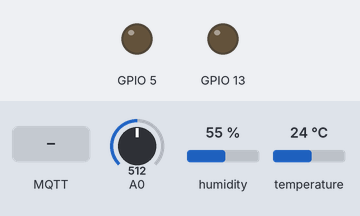
A sketch run on a simulated ESP8266 (NodeMCU). On the bench: output pins drawn as LEDs (lit = HIGH). The test bench sets the inputs (shaded band); at power-on: A0 = 512, humidity 55 %, temperature 24 °C. WiFi joins after 1.5 s; servers stay silent unless stated; random numbers use the default seed unless the sketch sets one; no MQTT or app messages arrive unless stated; what the sketch prints to the serial monitor is not drawn.

Above: at 2.7 s.
2.8 s: MQTT message "a" arrives on the first subscribed topic
At 3.2 s:
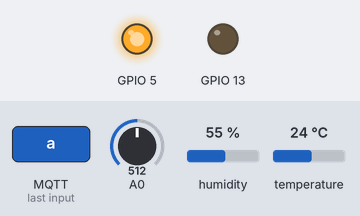
4.3 s: MQTT message "c" arrives on the first subscribed topic
At 5.5 s:
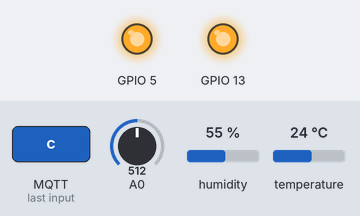
5.8 s: MQTT message "b" arrives on the first subscribed topic
At 6.7 s:
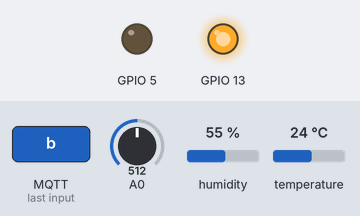
Timing chart, 0 to 8.8 s (numbered marks = the images above; inputs shaded):
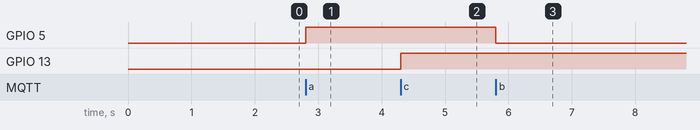

Measured:
- after the input at 2.8 s, GPIO 5: LOW → HIGH at once
- after the input at 4.3 s, GPIO 13: LOW → HIGH at once
- after the input at 5.8 s, GPIO 5: HIGH → LOW at once

The sketch:

hoan_chinh.ino
```cpp
#include <ESP8266WiFi.h>
#include <PubSubClient.h>
#include <TaskScheduler.h> // thu vien de xu li da luong
#include <DHT.h>

#define DHTPIN 4 // Chân DATA của DHT11 kết nối với D2 trên ESP8266
#define DHTTYPE DHT11
DHT dht(DHTPIN, DHTTYPE);

const char* ssid = "hoangvanan";
const char* password = "hoangvanan";

#define MQTT_SERVER "broker.hivemq.com"
#define MQTT_PORT 1883
#define MQTT_USER "hoangvanan"
#define MQTT_PASSWORD "Anhan10052002"
#define MQTT_LDP_TOPIC "SENSORDATA"
#define MQTT_CONTROL_TOPIC "LEDCONTROL"

WiFiClient wifiClient;
PubSubClient client(wifiClient);

Scheduler runner; // Khởi tạo scheduler để quản lý các nhiệm vụ

int current_ledState1 = LOW;
int last_ledState1 = LOW;
int current_ledState2 = LOW;
int last_ledState2 = LOW;

void setup_wifi() { // Ham ket noi wifi
  Serial.println("Connecting to...");
  Serial.println(ssid);
  WiFi.begin(ssid, password);
  while (WiFi.status() != WL_CONNECTED) {
    delay(500);
    Serial.print(".");
  }
  randomSeed(micros());
  Serial.println("");
  Serial.println("WiFi connected!!!");
  Serial.print("IP address: ");
  Serial.println(WiFi.localIP());
}

void connect_to_broker() {  // Ham ket noi MQTT broker
  while (!client.connected()) {
    Serial.print("Attempting MQTT connection...");
    String clientId = "testtopic";
    clientId += String(random(0xffff), HEX);
    if (client.connect(clientId.c_str(), MQTT_USER, MQTT_PASSWORD)) {
      Serial.println("MQTT connected");
      client.subscribe(MQTT_CONTROL_TOPIC);
    } else {
      Serial.print("failed, rc=");
      Serial.print(client.state());
      Serial.println(" try again in 2 seconds");
      delay(2000);
    }
  }
}

void callback(char* topic, byte *payload, unsigned int length) {  // Ham callback su dung khi nhan duoc tin nhan
  Serial.println("-------new message from broker-----");
  Serial.print("topic: ");
  Serial.println(topic);
  Serial.print("message: ");
  Serial.write(payload, length);
  Serial.println();
  if (*payload == 'a') {
    current_ledState1 = HIGH;
    Serial.println(current_ledState1);
  }
  if (*payload == 'b') {
    current_ledState1 = LOW;
    Serial.println(current_ledState1);
  }
  if (*payload == 'c') {
    current_ledState2 = HIGH;
    Serial.println(current_ledState2);
  }
  if (*payload == 'd') {
    current_ledState2 = LOW;
    Serial.println(current_ledState2);
  }
}

void send_data() { // gui du lieu len cloud
  float humidity = dht.readHumidity();
  float temperature = dht.readTemperature();
  int sensorValue = 1024 - analogRead(A0);
  String sensorValueStr = String(humidity) + "-" + String(temperature) + "-" + String(sensorValue); // Chuyển đổi sensorValue thành chuỗi
  client.publish(MQTT_LDP_TOPIC, sensorValueStr.c_str()); // Gửi chuỗi đi
}

// Xu li luong gui du lieu
Task sendDataTask(2000, TASK_FOREVER, &send_data);

void setup() {
  Serial.begin(115200);
  dht.begin();
  pinMode(5, OUTPUT);
  pinMode(13, OUTPUT);
  Serial.setTimeout(500);
  setup_wifi();
  client.setServer(MQTT_SERVER, MQTT_PORT);
  client.setCallback(callback);
  connect_to_broker();

  // Add the send data task to the scheduler
  runner.addTask(sendDataTask);
  sendDataTask.enable();
}

void loop() {
  client.loop();
  if (!client.connected()) {
    connect_to_broker();
  }

  //digitalWrite(5, HIGH);
  if (last_ledState1 != current_ledState1) {
    last_ledState1 = current_ledState1;
    digitalWrite(5, current_ledState1);
  }
  if (last_ledState2 != current_ledState2) {
    last_ledState2 = current_ledState2;
    digitalWrite(13, current_ledState2);
  }

  // Run tasks in the scheduler
  runner.execute();
}
```
